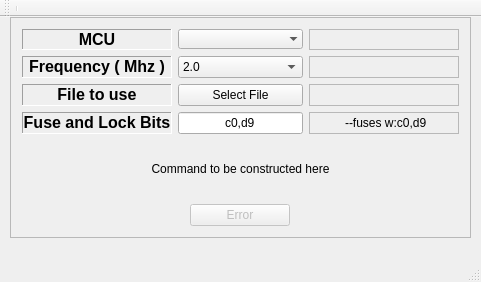
<?xml version="1.0" encoding="UTF-8"?>
<ui version="4.0">
 <class>MainWindow</class>
 <widget class="QMainWindow" name="MainWindow">
  <property name="geometry">
   <rect>
    <x>0</x>
    <y>0</y>
    <width>481</width>
    <height>282</height>
   </rect>
  </property>
  <property name="sizePolicy">
   <sizepolicy hsizetype="Expanding" vsizetype="Fixed">
    <horstretch>0</horstretch>
    <verstretch>0</verstretch>
   </sizepolicy>
  </property>
  <property name="windowTitle">
   <string>MainWindow</string>
  </property>
  <widget class="QWidget" name="centralWidget">
   <widget class="QFrame" name="frame">
    <property name="geometry">
     <rect>
      <x>10</x>
      <y>0</y>
      <width>461</width>
      <height>221</height>
     </rect>
    </property>
    <property name="sizePolicy">
     <sizepolicy hsizetype="Preferred" vsizetype="Preferred">
      <horstretch>100</horstretch>
      <verstretch>100</verstretch>
     </sizepolicy>
    </property>
    <property name="frameShape">
     <enum>QFrame::StyledPanel</enum>
    </property>
    <property name="frameShadow">
     <enum>QFrame::Raised</enum>
    </property>
    <layout class="QVBoxLayout" name="verticalLayout">
     <item>
      <layout class="QHBoxLayout" name="horizontalLayout_3">
       <item>
        <layout class="QGridLayout" name="gridLayout">
         <property name="sizeConstraint">
          <enum>QLayout::SetFixedSize</enum>
         </property>
         <item row="0" column="2">
          <widget class="QLabel" name="display_mcuName">
           <property name="enabled">
            <bool>true</bool>
           </property>
           <property name="sizePolicy">
            <sizepolicy hsizetype="Expanding" vsizetype="Preferred">
             <horstretch>0</horstretch>
             <verstretch>0</verstretch>
            </sizepolicy>
           </property>
           <property name="inputMethodHints">
            <set>Qt::ImhNone</set>
           </property>
           <property name="frameShape">
            <enum>QFrame::StyledPanel</enum>
           </property>
           <property name="frameShadow">
            <enum>QFrame::Plain</enum>
           </property>
           <property name="midLineWidth">
            <number>1</number>
           </property>
           <property name="text">
            <string/>
           </property>
           <property name="alignment">
            <set>Qt::AlignCenter</set>
           </property>
          </widget>
         </item>
         <item row="1" column="2">
          <widget class="QLabel" name="display_frequency">
           <property name="sizePolicy">
            <sizepolicy hsizetype="Expanding" vsizetype="Preferred">
             <horstretch>0</horstretch>
             <verstretch>0</verstretch>
            </sizepolicy>
           </property>
           <property name="frameShape">
            <enum>QFrame::StyledPanel</enum>
           </property>
           <property name="text">
            <string/>
           </property>
           <property name="alignment">
            <set>Qt::AlignCenter</set>
           </property>
          </widget>
         </item>
         <item row="2" column="2">
          <widget class="QLabel" name="display_fileName">
           <property name="sizePolicy">
            <sizepolicy hsizetype="Expanding" vsizetype="Preferred">
             <horstretch>0</horstretch>
             <verstretch>0</verstretch>
            </sizepolicy>
           </property>
           <property name="frameShape">
            <enum>QFrame::StyledPanel</enum>
           </property>
           <property name="text">
            <string/>
           </property>
           <property name="alignment">
            <set>Qt::AlignCenter</set>
           </property>
          </widget>
         </item>
         <item row="3" column="2">
          <widget class="QLabel" name="display_fuseBits">
           <property name="sizePolicy">
            <sizepolicy hsizetype="Expanding" vsizetype="Preferred">
             <horstretch>0</horstretch>
             <verstretch>0</verstretch>
            </sizepolicy>
           </property>
           <property name="frameShape">
            <enum>QFrame::StyledPanel</enum>
           </property>
           <property name="text">
            <string> --fuses w:c0,d9</string>
           </property>
           <property name="alignment">
            <set>Qt::AlignCenter</set>
           </property>
          </widget>
         </item>
         <item row="3" column="1">
          <widget class="QLineEdit" name="enterFuseBits">
           <property name="sizePolicy">
            <sizepolicy hsizetype="Fixed" vsizetype="Fixed">
             <horstretch>0</horstretch>
             <verstretch>0</verstretch>
            </sizepolicy>
           </property>
           <property name="minimumSize">
            <size>
             <width>125</width>
             <height>0</height>
            </size>
           </property>
           <property name="maximumSize">
            <size>
             <width>125</width>
             <height>16777215</height>
            </size>
           </property>
           <property name="focusPolicy">
            <enum>Qt::ClickFocus</enum>
           </property>
           <property name="text">
            <string>c0,d9</string>
           </property>
           <property name="alignment">
            <set>Qt::AlignCenter</set>
           </property>
           <property name="clearButtonEnabled">
            <bool>false</bool>
           </property>
          </widget>
         </item>
         <item row="2" column="1">
          <widget class="QPushButton" name="selectFile">
           <property name="sizePolicy">
            <sizepolicy hsizetype="Fixed" vsizetype="Fixed">
             <horstretch>0</horstretch>
             <verstretch>0</verstretch>
            </sizepolicy>
           </property>
           <property name="minimumSize">
            <size>
             <width>125</width>
             <height>0</height>
            </size>
           </property>
           <property name="text">
            <string>Select File</string>
           </property>
          </widget>
         </item>
         <item row="0" column="1">
          <widget class="QComboBox" name="chooseDevice">
           <property name="sizePolicy">
            <sizepolicy hsizetype="Fixed" vsizetype="Fixed">
             <horstretch>0</horstretch>
             <verstretch>0</verstretch>
            </sizepolicy>
           </property>
           <property name="minimumSize">
            <size>
             <width>125</width>
             <height>0</height>
            </size>
           </property>
           <property name="focusPolicy">
            <enum>Qt::StrongFocus</enum>
           </property>
           <property name="insertPolicy">
            <enum>QComboBox::InsertAlphabetically</enum>
           </property>
           <property name="frame">
            <bool>false</bool>
           </property>
          </widget>
         </item>
         <item row="1" column="1">
          <widget class="QComboBox" name="chooseFrequency">
           <property name="sizePolicy">
            <sizepolicy hsizetype="Fixed" vsizetype="Fixed">
             <horstretch>0</horstretch>
             <verstretch>0</verstretch>
            </sizepolicy>
           </property>
           <property name="minimumSize">
            <size>
             <width>125</width>
             <height>0</height>
            </size>
           </property>
           <property name="currentIndex">
            <number>0</number>
           </property>
           <item>
            <property name="text">
             <string>2.0</string>
            </property>
           </item>
           <item>
            <property name="text">
             <string>4.0</string>
            </property>
           </item>
           <item>
            <property name="text">
             <string>6.0</string>
            </property>
           </item>
           <item>
            <property name="text">
             <string>8.0</string>
            </property>
           </item>
           <item>
            <property name="text">
             <string>10.0</string>
            </property>
           </item>
          </widget>
         </item>
         <item row="1" column="0">
          <widget class="QLabel" name="lbl_frequency">
           <property name="sizePolicy">
            <sizepolicy hsizetype="Fixed" vsizetype="Preferred">
             <horstretch>0</horstretch>
             <verstretch>0</verstretch>
            </sizepolicy>
           </property>
           <property name="minimumSize">
            <size>
             <width>150</width>
             <height>0</height>
            </size>
           </property>
           <property name="frameShape">
            <enum>QFrame::Panel</enum>
           </property>
           <property name="frameShadow">
            <enum>QFrame::Sunken</enum>
           </property>
           <property name="text">
            <string>&lt;html&gt;&lt;head/&gt;&lt;body&gt;&lt;p&gt;&lt;span style=&quot; font-size:12pt; font-weight:600;&quot;&gt;Frequency ( Mhz )&lt;/span&gt;&lt;/p&gt;&lt;/body&gt;&lt;/html&gt;</string>
           </property>
           <property name="alignment">
            <set>Qt::AlignCenter</set>
           </property>
          </widget>
         </item>
         <item row="2" column="0">
          <widget class="QLabel" name="lbl_file">
           <property name="sizePolicy">
            <sizepolicy hsizetype="Fixed" vsizetype="Preferred">
             <horstretch>0</horstretch>
             <verstretch>0</verstretch>
            </sizepolicy>
           </property>
           <property name="minimumSize">
            <size>
             <width>150</width>
             <height>0</height>
            </size>
           </property>
           <property name="frameShape">
            <enum>QFrame::Panel</enum>
           </property>
           <property name="frameShadow">
            <enum>QFrame::Sunken</enum>
           </property>
           <property name="text">
            <string>&lt;html&gt;&lt;head/&gt;&lt;body&gt;&lt;p&gt;&lt;span style=&quot; font-size:12pt; font-weight:600;&quot;&gt;File to use&lt;/span&gt;&lt;/p&gt;&lt;/body&gt;&lt;/html&gt;</string>
           </property>
           <property name="alignment">
            <set>Qt::AlignCenter</set>
           </property>
          </widget>
         </item>
         <item row="3" column="0">
          <widget class="QLabel" name="lbl_fuseBits">
           <property name="sizePolicy">
            <sizepolicy hsizetype="Fixed" vsizetype="Preferred">
             <horstretch>0</horstretch>
             <verstretch>0</verstretch>
            </sizepolicy>
           </property>
           <property name="minimumSize">
            <size>
             <width>150</width>
             <height>0</height>
            </size>
           </property>
           <property name="maximumSize">
            <size>
             <width>150</width>
             <height>16777215</height>
            </size>
           </property>
           <property name="frameShape">
            <enum>QFrame::Panel</enum>
           </property>
           <property name="frameShadow">
            <enum>QFrame::Sunken</enum>
           </property>
           <property name="text">
            <string>&lt;html&gt;&lt;head/&gt;&lt;body&gt;&lt;p&gt;&lt;span style=&quot; font-size:12pt; font-weight:600;&quot;&gt;Fuse and Lock Bits&lt;/span&gt;&lt;/p&gt;&lt;/body&gt;&lt;/html&gt;</string>
           </property>
           <property name="alignment">
            <set>Qt::AlignCenter</set>
           </property>
          </widget>
         </item>
         <item row="0" column="0">
          <widget class="QLabel" name="lbl_mcu">
           <property name="sizePolicy">
            <sizepolicy hsizetype="Fixed" vsizetype="Preferred">
             <horstretch>0</horstretch>
             <verstretch>0</verstretch>
            </sizepolicy>
           </property>
           <property name="minimumSize">
            <size>
             <width>150</width>
             <height>0</height>
            </size>
           </property>
           <property name="frameShape">
            <enum>QFrame::Panel</enum>
           </property>
           <property name="frameShadow">
            <enum>QFrame::Sunken</enum>
           </property>
           <property name="text">
            <string>&lt;html&gt;&lt;head/&gt;&lt;body&gt;&lt;p&gt;&lt;span style=&quot; font-size:12pt; font-weight:600;&quot;&gt;MCU&lt;/span&gt;&lt;/p&gt;&lt;/body&gt;&lt;/html&gt;</string>
           </property>
           <property name="alignment">
            <set>Qt::AlignCenter</set>
           </property>
          </widget>
         </item>
        </layout>
       </item>
      </layout>
     </item>
     <item>
      <layout class="QHBoxLayout" name="horizontalLayout_2">
       <item>
        <widget class="QLabel" name="commandText">
         <property name="sizePolicy">
          <sizepolicy hsizetype="Expanding" vsizetype="Preferred">
           <horstretch>0</horstretch>
           <verstretch>0</verstretch>
          </sizepolicy>
         </property>
         <property name="frameShape">
          <enum>QFrame::NoFrame</enum>
         </property>
         <property name="frameShadow">
          <enum>QFrame::Sunken</enum>
         </property>
         <property name="text">
          <string>Command to be constructed here</string>
         </property>
         <property name="alignment">
          <set>Qt::AlignCenter</set>
         </property>
        </widget>
       </item>
      </layout>
     </item>
     <item>
      <layout class="QHBoxLayout" name="horizontalLayout">
       <item>
        <widget class="QPushButton" name="btn_write">
         <property name="enabled">
          <bool>false</bool>
         </property>
         <property name="maximumSize">
          <size>
           <width>100</width>
           <height>16777215</height>
          </size>
         </property>
         <property name="text">
          <string>Error</string>
         </property>
        </widget>
       </item>
      </layout>
     </item>
    </layout>
   </widget>
  </widget>
  <widget class="QMenuBar" name="menuBar">
   <property name="geometry">
    <rect>
     <x>0</x>
     <y>0</y>
     <width>481</width>
     <height>25</height>
    </rect>
   </property>
  </widget>
  <widget class="QToolBar" name="mainToolBar">
   <attribute name="toolBarArea">
    <enum>TopToolBarArea</enum>
   </attribute>
   <attribute name="toolBarBreak">
    <bool>false</bool>
   </attribute>
   <addaction name="separator"/>
  </widget>
  <widget class="QStatusBar" name="statusBar"/>
 </widget>
 <layoutdefault spacing="6" margin="11"/>
 <tabstops>
  <tabstop>chooseDevice</tabstop>
  <tabstop>chooseFrequency</tabstop>
  <tabstop>selectFile</tabstop>
  <tabstop>btn_write</tabstop>
 </tabstops>
 <resources/>
 <connections/>
</ui>
